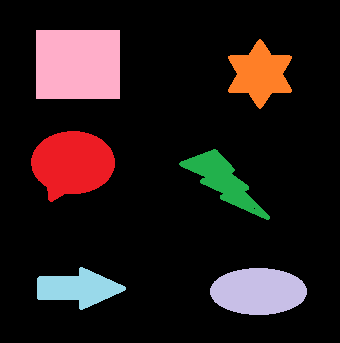
%> input picture img/imagPrac47.png, 340 x 343 px
$ octave CCA_CCL.m   (GNU Octave 9; MATLAB toolbox functions it lacks are replaced by stand-ins)
%> lines starting %> are read from the running program, lines starting %| are printed output that depends on the picture; in (x1, y1, x2, y2) boxes, pixels count from 0 and x2, y2 are one past the last pixel; in counts of white or black regions, pixels touching at a corner belong together; the program's own positions count from 1

%{
------------------------ CCA CCL-------------------------

%}

clear all; clc;  close all; %Limpia la ventana y la memoria
imag = imread('./img/imagPrac47.png'); % Lee la imagén y la guarda en una variable
%> imag is the input picture: size 343x340x3 uint8; mean R, G, B 36.6, 25.6, 25
[fil,col,capa] = size(imag); % Se obtiene el tamaño de la imagén
%> fil = 343; col = 340; capa = 3
binarizada = umbral(imag,30); % Invoca la función de umbralizado
%> after the loop in colorgris, `for i = 1:TAM(1)`:
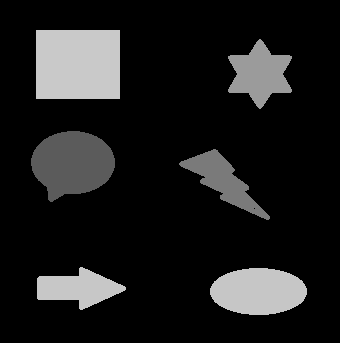
%> imagenengris: size 343x340 double; min 0, max 201.3, mean 28.8
%> after the loop in umbral, `for i = 1:TAM(1)`:
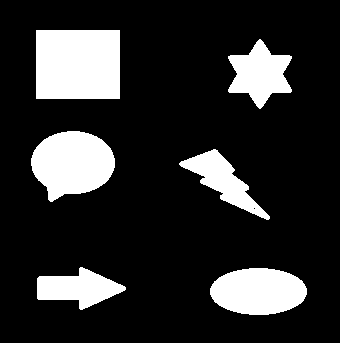
%> umbra: size 343x340 uint8; 17.6% white; 6 white regions, box (x1, y1, x2, y2) and area: (36, 30, 120, 99) 5796, (31, 131, 115, 202) 4283, (210, 268, 307, 315) 3591, (228, 39, 292, 109) 2562, (179, 149, 270, 220) 2155, (37, 267, 126, 310) 2150
etiqueta = 1; % Crea una variable para guardar las etiquetas

visitado = false(size(imag)); % Crea una matriz logica con el maaño de la imagen, para así registrar pixeles visitado.


B = zeros(fil,col); %Crea una matriz con las mismas dimeciones de la imagén, aqui se guardara los componentes con su etiqueta.
imagaSalida = zeros(fil,col,capa); % En esta matriz de guardara una imagén recoloreada por etiqueta.

for i = 2 : fil-1
    for j = 2 : col-1
        %Recorre la matriz sin concerara los bordes
        if imag(i,j) == 0 %Si el pixel en la imagne es 0, solo se marca como visitado
            visitado(i,j) = true;

        elseif visitado(i,j) %Cuando el valor es diferente de 0 pero ya fue revisado el pixel no se realiza acción
            continue;
        else %Cuando el valor es 1 y no se ha visitado ese pixel
            pila = [i j]; % Agrega la ubicación a una pila
            while ~isempty(pila) % Mientras la pila no este vacia
                ubicacion = pila(1,:); %Guarda la ubicación
                pila(1,:) = []; %Saca el primer valor de la pila
                if visitado(ubicacion(1),ubicacion(2)) % Si el pixel ya fue visitado, continue
                    continue;
                end


                visitado(ubicacion(1),ubicacion(2)) = true; % Marca el pixel como visitado
                B(ubicacion(1),ubicacion(2)) = etiqueta; %Asigna el valor de la etiqueta actual


                [ubicacion_y, ubicacion_x] = meshgrid(ubicacion(2)-1:ubicacion(2)+1, ubicacion(1)-1:ubicacion(1)+1); %obitene los indices de la ubicacion para revisar la vecindad 8
                ubicacion_y = ubicacion_y(:);
                ubicacion_x = ubicacion_x(:);


                iSvisited = visitado(sub2ind([fil col], ubicacion_x, ubicacion_y)); %Revisa si el pixel fue visitado

                ubicacion_y(iSvisited) = [];
                ubicacion_x(iSvisited) = [];

                esObjeto = imag(sub2ind([fil col], ubicacion_x, ubicacion_y)); %Revisa los pixeles vecinos con valor 0
                ubicacion_y(~esObjeto) = [];
                ubicacion_x(~esObjeto) = [];


                pila = [pila; [ubicacion_x ubicacion_y]]; %Guarda las ubicaciones con valor 1 en la pila
            end


            etiqueta = etiqueta + 1;% aumenta la el valor de la etiqueta
        end
    end
 end
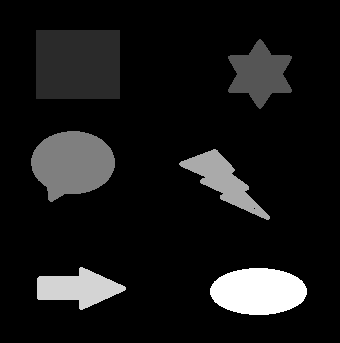
%> B: size 343x340 double; min 0, max 6, mean 0.555; drawn with min black and max white
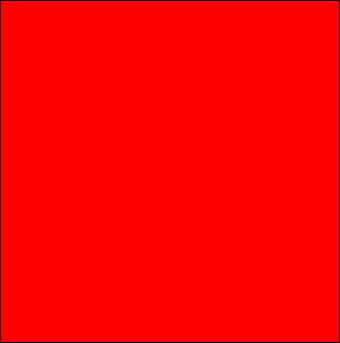
%> visitado: size 343x340x3 logical; mean R, G, B 0.988, 0, 0
%> after the loop, esObjeto = [0; 0; 0; 0]; etiqueta = 7; iSvisited = [true; true; true; true; true; false; false; false; false]; ubicacion = [295 307]
for k = 1:etiqueta % Recorre todas las etiquetas
    Red = 255*rand; %Genera un nivel de rojo aleatorio
    Blue = 255*rand; %Genera un nivel de azul aleatorio
    Green = 255*rand; % %Genera un nivel de verde aleatorio
    for i = 2 : fil-1
        for j = 2 : col-1
            if B(i,j) == k %Asigna los niveles aletarios a aquellos piexeles con la etiqueta correspondiente
                imagaSalida(i,j,1) = Red;
                imagaSalida(i,j,2) = Blue;
                imagaSalida(i,j,3) = Green;
            end
        end
    end
end
%> this loop made 7 passes
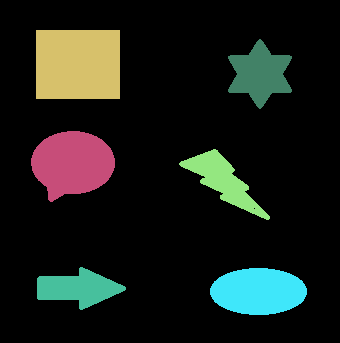
%> imagaSalida: size 343x340x3 double; mean R, G, B 25.5, 30.3, 25.1
subplot(2,2,1);
imshow(imag), title('Imágen Original'); %Imágen Original
subplot(2,2,2);
imshow(binarizada), title('Imagen umbralizada'); %Imagen umbralizada
subplot(2,2,3);
imshow(uint8(imagaSalida)), title('Imagen etiquetada'); %Imagen umbralizada
NumObje = etiqueta-1;
%> NumObje = 6
fprintf('El numero de elementos es %i \n', NumObje)
%| El numero de elementos es 6

function umbra = umbral(imag,nivel)
%{
Esta función toma una imagen la convierte a niveles de gris y compara pixel
por pixel si el nivel es superior que un nivel de interes introducido por
el usuario, en cas de serlo le asigna el valor maximo de nivel de gris en
caso comtrario le asgina del valor minimo.
%}
gris = colorgris(imag);
umbra = gris;
TAM = size(imag);  % Se obtiene el tambaño del la imagen

for i = 1:TAM(1) % Crea un ciclo for para iterar sobre la altura
    for j = 1:TAM(2) %Crea un ciclo for para iterar sobre el ancho
        %Se comprueba si el pixel tiene un nivel de gris mayor
        %que el umbral de interes
        if  umbra(i,j) > nivel
            %En caso de estar sobre el umbral de interes se le asigna el
            %valor maximo de nivel de gris
            umbra(i,j) = 255;
        else
            %En caso de no estar sobre el umbral de interes se le asigna el
            %valor minimo de nivel de gris
            umbra(i,j) = 0;
        end
    end
end

%Se muestran las imagenes

end


function imagenengris = colorgris(imagencolor)
%{
Esta función toma como argumento una imagen en formato RGB
la transforma a grises de acuerdo al estadar NTSC y la devuelve
como salida
%}
ima = imagencolor; %Asigna la imagen a una variable interna en la función
TAM = size(ima); % Se obtiene el tambaño del la imagen
for i = 1:TAM(1) % Crea un ciclo for para iterar sobre la altura
    for j = 1:TAM(2) %Crea un ciclo for para iterar sobre el ancho
        %Crea un vector con los 3 niveles RGB para un pixel
        vector= [ima(i,j,1),ima(i,j,2),ima(i,j,3)];
        %Multiplica el vector RBG por los factores de conversión estandar
        % del NTSC y se lo asigna a una nueva imagen en la misma posición
        % de la imagen original
        imagenengris(i,j) = double(vector)*[0.299;0.587;0.114];

    end
end
% Convierte la matriz obtenida por los for en formato sin signo de 8 bits
imagenengris = uint8(imagenengris);

end
